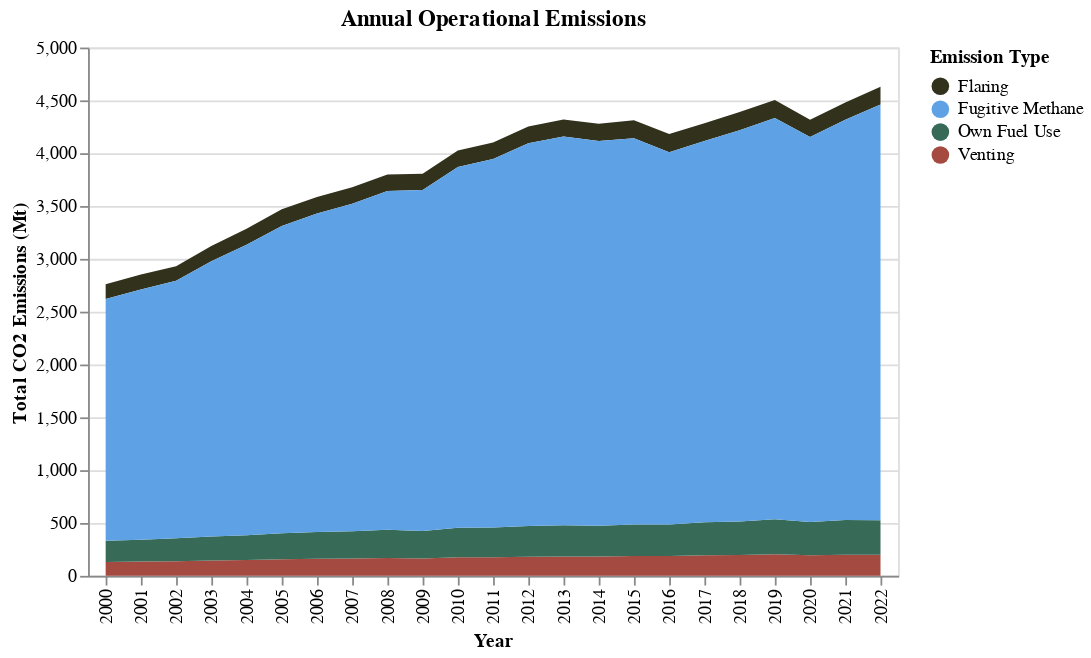

Notebook source saved alongside this figure:
### Markdown cell above
It's important to note here that operational emissions are the minority (while non-operational emissions are the majority). However, we have breakout data on operational emissions and this visualization explores that. Notably, it demonstrates how abundant fugitive methane emissions are relative to the other types of operational emissions.

### Code cell
def stacked_operational_emissions(df):

    # set colors for each Emission Type
    color_scale = alt.Scale(domain=['Flaring', 'Fugitive Methane', 'Own Fuel Use', 'Venting'], 
                            range=['#32311c', '#5ea2e5', '#376b58', '#a44a41'])

    # calculate annual operational emissions by type
    df = df.group_by("year").agg(pl.col(
        ["flaring_emissions_MtCO2", 
         "venting_emissions_MtCO2",
         "own_fuel_use_emissions_MtCO2",
         "fugitive_methane_emissions_MtCO2e"]).sum())

    df = df.rename({"flaring_emissions_MtCO2": "Flaring", 
         "venting_emissions_MtCO2": "Venting",
         "own_fuel_use_emissions_MtCO2": "Own Fuel Use",
         "fugitive_methane_emissions_MtCO2e": "Fugitive Methane"})

    op_emissions = alt.Chart(df.sort("year"), title = "Annual Operational Emissions").transform_fold(
        ["Flaring", "Venting", "Own Fuel Use", "Fugitive Methane"],
    ).mark_area().encode(
        alt.X("year:O").title("Year"),
        alt.Y("value:Q").title("Total CO2 Emissions (Mt)"),
        alt.Color("key:N", title = "Emission Type", scale = color_scale)
    )

    return op_emissions

stacked_operational_emissions(emissions)

### Figure 1 — Vega-Lite specification as saved in the notebook (floating-point values rounded to 4 significant figures)
{"config": {"view": {"continuousWidth": 300, "continuousHeight": 300}}, "data": {"name": "data-b407b100697e1eda1911a41b81599ad4"}, "mark": {"type": "area"}, "encoding": {"color": {"field": "key", "scale": {"domain": ["Flaring", "Fugitive Methane", "Own Fuel Use", "Venting"], "range": ["#32311c", "#5ea2e5", "#376b58", "#a44a41"]}, "title": "Emission Type", "type": "nominal"}, "x": {"field": "year", "title": "Year", "type": "ordinal"}, "y": {"field": "value", "title": "Total CO2 Emissions (Mt)", "type": "quantitative"}}, "title": "Annual Operational Emissions", "transform": [{"fold": ["Flaring", "Venting", "Own Fuel Use", "Fugitive Methane"]}], "$schema": "https://vega.github.io/schema/vega-lite/v5.20.1.json", "datasets": {"data-b407b100697e1eda1911a41b81599ad4": [{"year": 2000, "Flaring": 139.6, "Venting": 131.8, "Own Fuel Use": 200.1, "Fugitive Methane": 2289.0}, {"year": 2001, "Flaring": 140.0, "Venting": 135.1, "Own Fuel Use": 206.6, "Fugitive Methane": 2370.0}, {"year": 2002, "Flaring": 137.0, "Venting": 139.3, "Own Fuel Use": 216.5, "Fugitive Methane": 2437.0}, {"year": 2003, "Flaring": 145.2, "Venting": 145.9, "Own Fuel Use": 226.1, "Fugitive Methane": 2605.0}, {"year": 2004, "Flaring": 151.8, "Venting": 151.1, "Own Fuel Use": 233.5, "Fugitive Methane": 2749.0}, {"year": 2005, "Flaring": 158.2, "Venting": 158.0, "Own Fuel Use": 244.3, "Fugitive Methane": 2910.0}, {"year": 2006, "Flaring": 154.9, "Venting": 161.4, "Own Fuel Use": 252.8, "Fugitive Methane": 3015.0}, {"year": 2007, "Flaring": 155.3, "Venting": 163.9, "Own Fuel Use": 257.8, "Fugitive Methane": 3101.0}, {"year": 2008, "Flaring": 157.7, "Venting": 168.9, "Own Fuel Use": 266.8, "Fugitive Methane": 3206.0}, {"year": 2009, "Flaring": 154.4, "Venting": 165.1, "Own Fuel Use": 260.6, "Fugitive Methane": 3226.0}, {"year": 2010, "Flaring": 157.1, "Venting": 175.1, "Own Fuel Use": 279.6, "Fugitive Methane": 3414.0}, {"year": 2011, "Flaring": 155.9, "Venting": 175.5, "Own Fuel Use": 281.0, "Fugitive Methane": 3488.0}, {"year": 2012, "Flaring": 160.4, "Venting": 181.1, "Own Fuel Use": 290.4, "Fugitive Methane": 3622.0}, {"year": 2013, "Flaring": 160.8, "Venting": 184.0, "Own Fuel Use": 296.0, "Fugitive Methane": 3678.0}, {"year": 2014, "Flaring": 164.0, "Venting": 182.6, "Own Fuel Use": 291.7, "Fugitive Methane": 3641.0}, {"year": 2015, "Flaring": 170.9, "Venting": 187.7, "Own Fuel Use": 298.7, "Fugitive Methane": 3655.0}, {"year": 2016, "Flaring": 173.0, "Venting": 187.7, "Own Fuel Use": 297.7, "Fugitive Methane": 3524.0}, {"year": 2017, "Flaring": 169.8, "Venting": 194.3, "Own Fuel Use": 312.5, "Fugitive Methane": 3608.0}, {"year": 2018, "Flaring": 171.8, "Venting": 197.4, "Own Fuel Use": 317.9, "Fugitive Methane": 3702.0}, {"year": 2019, "Flaring": 172.0, "Venting": 203.9, "Own Fuel Use": 331.1, "Fugitive Methane": 3798.0}, {"year": 2020, "Flaring": 161.6, "Venting": 194.2, "Own Fuel Use": 316.5, "Fugitive Methane": 3644.0}, {"year": 2021, "Flaring": 162.4, "Venting": 200.4, "Own Fuel Use": 328.7, "Fugitive Methane": 3788.0}, {"year": 2022, "Flaring": 166.8, "Venting": 200.2, "Own Fuel Use": 326.1, "Fugitive Methane": 3935.0}]}}
